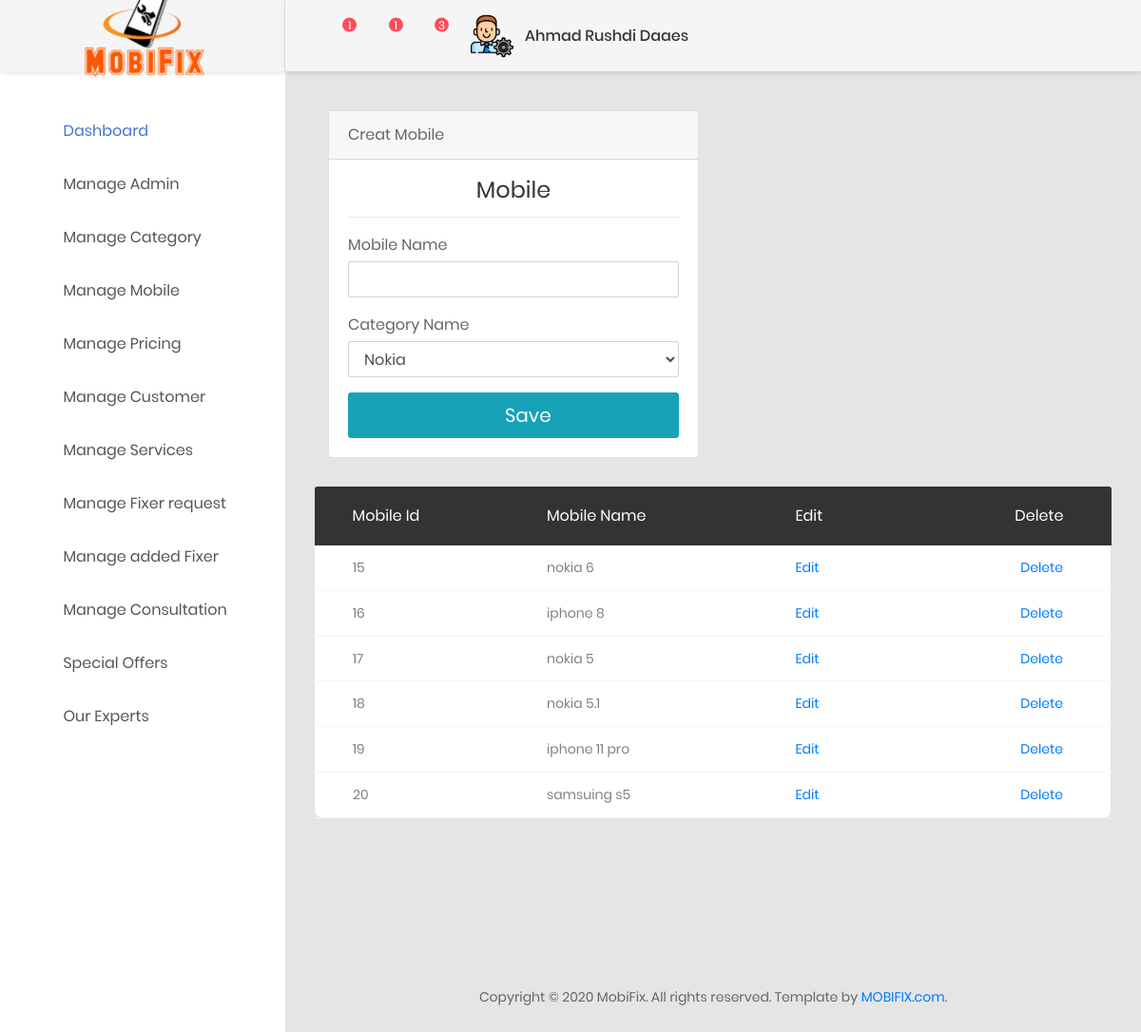
The page /admin/manage_mobile.php (signed in) on the database its author committed.
### tables this page shows
CREATE TABLE `mobile_type` (
  `mobile_id` int(255) NOT NULL,
  `mobile_name` varchar(255) NOT NULL,
  `category_id` int(255) NOT NULL
);

### admin/manage_mobile.php (the view, shortened to what this page needs)
<?php
include '../includes/connection.php';
?>
<?php include '../includes/admin_header.php'; ?>
<div class="main-content">
    <div class="section__content section__content--p30">
        <div class="container-fluid">
            <div class="row">
                <div class="col-lg-6">
                    <div class="card">
                        <div class="card-header">Creat Mobile</div>
                        <div class="card-body">
                            <div class="card-title">
                                <h3 class="text-center title-2">Mobile</h3>
                            </div>
                            <hr>
                            <form action="" method="post" novalidate="novalidate" enctype="multipart/form-data">
                                <div class="form-group">
                                    <label for="cc-payment" class="control-label mb-1">Mobile Name</label>
                                    <input id="cc-pament" name="mobile_name" type="text" class="form-control" aria-required="true" aria-invalid="false" >
                                </div>
                                <div class="form-group">
                                    <label for="cc-payment" class="control-label mb-1">Category Name</label>
                                    <select id="cc-pament" name="mobile_category" class="form-control">
                                        <?php
                                        $query = "select * from category";
                                        $result = mysqli_query($con, $query);
                                        while ($row = mysqli_fetch_assoc($result)) {
                                            echo "<option value='{$row['category_id']}'>{$row['category_name']}</option>";
                                        }
                                        ?>
                                    </select>
                                </div>
                                <div>
                                    <button id="payment-button" name="submit" type="submit" class="btn btn-lg btn-info btn-block">
                                        <i class="fa fa-lock fa-lg"></i>&nbsp;
                                        <span id="payment-button-amount">Save</span>
                                    </button>
                                </div>
                            </form>
                        </div>
                    </div>
                </div>
            </div>
        </div>
        <div class="table-responsive m-b-40">
            <table class="table table-borderless table-data3">
                <thead>
                    <tr>
                        <th>Mobile id</th>
                        <th>Mobile name</th>
                         <th>edit</th>
                        <th>Delete</th>
                    </tr>
                </thead>
                <tbody>
                    <?php
                    $query = "select * from mobile_type";
                    $result = mysqli_query($con, $query);
                    while ($mobileSet = mysqli_fetch_assoc($result)) {
                        echo "<tr>";
                        echo "<td>{$mobileSet['mobile_id']}</td>";
                        echo "<td>{$mobileSet['mobile_name']}</td>";
                        echo "<td><a href='edit_mobile.php?mobile_id={$mobileSet['mobile_id']}'>Edit</a></td>";
                        echo "<td><a href='delete_mobile.php?mobile_id={$mobileSet['mobile_id']}'>Delete</a></td>";
                        echo "</tr>";
                    }
                    ?>
                </tbody>
            </table>
        </div>
    </div>
</div>
<?php include '../includes/admin_footer.php'; ?>

### includes/admin_header.php (shortened to what this page needs)
<!DOCTYPE html>
<html lang="en">
<head>
    <link href="css/font-face.css" rel="stylesheet" media="all">
    <link href="vendor/font-awesome-4.7/css/font-awesome.min.css" rel="stylesheet" media="all">
    <link href="vendor/font-awesome-5/css/fontawesome-all.min.css" rel="stylesheet" media="all">
    <link href="vendor/mdi-font/css/material-design-iconic-font.min.css" rel="stylesheet" media="all">
    <link href="vendor/bootstrap-4.1/bootstrap.min.css" rel="stylesheet" media="all">
    <link href="vendor/animsition/animsition.min.css" rel="stylesheet" media="all">
    <link href="vendor/bootstrap-progressbar/bootstrap-progressbar-3.3.4.min.css" rel="stylesheet" media="all">
    <link href="vendor/wow/animate.css" rel="stylesheet" media="all">
    <link href="vendor/css-hamburgers/hamburgers.min.css" rel="stylesheet" media="all">
    <link href="vendor/slick/slick.css" rel="stylesheet" media="all">
    <link href="vendor/select2/select2.min.css" rel="stylesheet" media="all">
    <link href="vendor/perfect-scrollbar/perfect-scrollbar.css" rel="stylesheet" media="all">
    <link href="css/theme.css" rel="stylesheet" media="all">
</head>
<body class="animsition">
    <div class="page-wrapper">
        <aside class="menu-sidebar d-none d-lg-block">
            <div class="logo">
                <a href="#">
                    <img src="../img/ashod_logo_HH3_icon.ico" alt="MOBIFIX Admins" />
                </a>
            </div>
            <div class="menu-sidebar__content js-scrollbar1">
                <nav class="navbar-sidebar">
                    <ul class="list-unstyled navbar__list">
                        <li class="active has-sub">
                            <a class="js-arrow" href="index.php">
                                <i class="fas fa-tachometer-alt"></i>Dashboard</a>
                        </li>
                        <li>
                            <a href="manage_admin.php">
                                <i class="fas fa-chart-bar"></i>Manage Admin</a>
                        </li>
                        <li>
                            <a href="manage_category.php">
                                <i class="fas fa-chart-bar"></i>Manage Category</a>
                        </li>
                        <li>
                            <a href="manage_mobile.php">
                                <i class="fas fa-chart-bar"></i>Manage Mobile</a>
                        </li>
                         <li>
                            <a href="manage_pricing.php">
                                <i class="fas fa-chart-bar"></i>Manage Pricing</a>
                        </li>
                        <li>
                            <a href="manage_customer.php">
                                <i class="fas fa-chart-bar"></i>Manage Customer</a>
                        </li>
                        <li>
                            <a href="manage_services.php">
                                <i class="fas fa-chart-bar"></i>Manage Services</a>
                        </li>
                         <li>
                            <a href="manage_fixer_registration.php">
                                <i class="fas fa-chart-bar"></i>Manage Fixer request</a>
                        </li>
                        <li>
                            <a href="add_fixer.php">
                                <i class="fas fa-chart-bar"></i>Manage added Fixer </a>
                        </li>
                        <li>
                            <a href="freeConsultation.php">
                                <i class="fas fa-chart-bar"></i>Manage Consultation</a>
                        </li>
                        <li>
                            <a href="special_offers.php">
                                <i class="fas fa-chart-bar"></i>Special Offers</a>
                        </li>
                        <li>
                            <a href="our_experts.php">
                                <i class="fas fa-chart-bar"></i>Our Experts</a>
                        </li>
                         <li>
                            <a href="manage_contact.php">
                                <i class="fas fa-chart-bar"></i>Who Contact Us</a>
                        </li>
                    </ul>
                </nav>
            </div>
        </aside>
        <div class="page-container">
            <header class="header-desktop">
                <div class="section__content section__content--p30">
                    <div class="container-fluid">
                        <div class="header-wrap">
                            <div class="header-button">
                                <div class="noti-wrap">
                                    <div class="noti__item js-item-menu">
                                        <i class="zmdi zmdi-comment-more"></i>
                                        <span class="quantity">1</span>
                                    </div>
                                    <div class="noti__item js-item-menu">
                                        <i class="zmdi zmdi-email"></i>
                                        <span class="quantity">1</span>
                                    </div>
                                    <div class="noti__item js-item-menu">
                                        <i class="zmdi zmdi-notifications"></i>
                                        <span class="quantity">3</span>
                                    </div>
                                </div>
                                <div class="account-wrap">
                                    <div class="account-item clearfix js-item-menu">
                                        <div class="image">
                                            <img src="images/icon/admin.png" alt="John Doe" />
                                        </div>
                                        <div class="content">
                                            <a class="js-acc-btn" href="#">
                                                <?php
                                                echo $_SESSION['admin_name'];
                                                ?>
                                            </a>
                                        </div>
                                    </div>
                                </div>
                            </div>
                        </div>
                    </div>
                </div>
            </header>

### includes/admin_footer.php (shortened to what this page needs)
<div class="main-content">
<div class="section__content section__content--p30">
<div class="container-fluid">
<div class="row">
                            <div class="col-md-12">
                                <div class="copyright">
                                    <p>Copyright © 2020 MobiFix. All rights reserved. Template by <a href="../index.php">MOBIFIX.com</a>.</p>
                                </div>
                            </div>
                        </div>
                    </div>
                </div>
            </div>
        </div>
    </div>
</body>
</html>

### rows shown on the page
mobile_type: mobile_id "15", mobile_name "nokia 6"
mobile_type: mobile_id "16", mobile_name "iphone 8"
mobile_type: mobile_id "17", mobile_name "nokia 5"
mobile_type: mobile_id "18", mobile_name "nokia 5.1"
mobile_type: mobile_id "19", mobile_name "iphone 11 pro"
mobile_type: mobile_id "20", mobile_name "samsuing s5"

### other values the page prints
$_SESSION['admin_name'] "Ahmad Rushdi Daaes"
form field mobile_category "Nokia"
